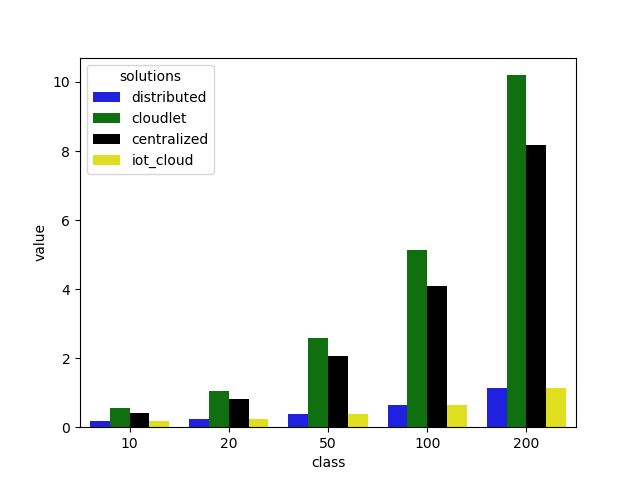

Generate this figure with Python:
import pulp, sys
import matplotlib.pyplot as plt
import seaborn as sns
import pandas as pd

node_c = {'HO': 53.5*1000000, 'IO': 26*1000000, 'EO': 13*1000000, 'MC': 6.5*1000000, 'Device': 2000, 'WSN': 1}
node_e = {'HO': 500, 'IO': 200, 'EO': 133, 'MC':100, 'WSN': 480}
link_c = {'opt': 4480*1000*1000, '4g_up': 12*1000, '4g_down': 72*1000, 'wifi': 150*1000, 'zigbee': 250.0}    #kbps
link_e = {'opt': 12.6, '4g_up': 19*1000, '4g_down': 76.2*1000, 'wifi': 300, 'zigbee': 100}  #nJ/bit

def energy_consumption(final_obj_bitrate, solution):
    #number of simultanious user
    user = 4 

    nodes = ['HO', 'IO1', 'IO2', 'EO1', 'EO2', 'EO3', 'MC1', 'MC2', 'MC3', 'MC4', 'Device', 'WSN1', 'WSN2', 'WSN3']
    Cpr = [node_c['HO'], node_c['IO'], node_c['IO'], node_c['EO'], node_c['EO'], node_c['EO'], node_c['MC'], node_c['MC'], node_c['MC'], node_c['MC'], node_c['Device'], node_c['WSN'], node_c['WSN'], node_c['WSN']] #MIPS
    Epr = [node_e['HO'], node_e['IO'], node_e['IO'], node_e['EO'], node_e['EO'], node_e['EO'], node_e['MC'], node_e['MC'], node_e['MC'], node_e['MC'], 1000, node_e['WSN'], node_e['WSN'], node_e['WSN']] #MIPS/W

    links = ['opt', '4g_up', '4g_down', 'wifi', 'zigbee']

    #transmission capacity between nodes
    Ctr = [[0, link_c['opt'], link_c['opt'], 0, 0, 0, 0, 0, 0, 0, 0, 0, 0, 0],                                      #HO
        [link_c['opt'], 0, link_c['opt'], link_c['opt'], link_c['opt'], 0, 0, 0, 0, 0, 0, 0, 0, 0],                 #IO1
        [link_c['opt'], link_c['opt'], 0, 0, 0, link_c['opt'], 0, 0, 0, 0, 0, 0, 0, 0],                             #IO2
        [0, link_c['opt'], 0, 0, link_c['opt'], 0, link_c['opt'], link_c['opt'], 0, 0, 0, 0, 0, 0],                 #EO1
        [0, link_c['opt'], 0, link_c['opt'], 0, link_c['opt'], 0, 0, link_c['opt'], 0, 0, 0, 0, 0, 0],              #EO2
        [0, 0, link_c['opt'], 0, link_c['opt'], 0, 0, 0, 0, link_c['opt'], 0, 0, 0, 0, 0],                          #EO3
        [0, 0, 0, link_c['opt'], 0, 0, 0, 0, 0, 0, link_c['wifi'], 0, 0, 0],                                        #MC1
        [0, 0, 0, link_c['opt'], 0, 0, 0, 0, 0, 0, 0, link_c['zigbee'], link_c['zigbee'], link_c['zigbee']],        #MC2
        [0, 0, 0, 0, link_c['opt'], 0, 0, 0, 0, 0, 0, link_c['zigbee'], link_c['zigbee'], link_c['zigbee']],        #MC3
        [0, 0, 0, 0, 0, link_c['opt'], 0, 0, 0, 0, 0, link_c['zigbee'], link_c['zigbee'], link_c['zigbee']],        #MC4
        [0, 0, 0, 0, 0, 0, link_c['wifi'], 0, 0, 0, 0, 0, 0, 0],                                                    #Device
        [0, 0, 0, 0, 0, 0, 0, link_c['zigbee'], link_c['zigbee'], link_c['zigbee'], 0, 0, 0, 0],                    #WSN1
        [0, 0, 0, 0, 0, 0, 0, link_c['zigbee'], link_c['zigbee'], link_c['zigbee'], 0, 0, 0, 0],                    #WSN2
        [0, 0, 0, 0, 0, 0, 0, link_c['zigbee'], link_c['zigbee'], link_c['zigbee'], 0, 0, 0, 0]]                    #WSN3


    Etr = [[1, link_e['opt'], link_e['opt'], 1, 1, 1, 1, 1, 1, 1, 1, 1, 1, 1],                                      #HO
        [link_e['opt'], 1, link_e['opt'], link_e['opt'], link_e['opt'], 1, 1, 1, 1, 1, 1, 1, 1, 1],                 #IO1
        [link_e['opt'], link_e['opt'], 1, 1, 1, link_e['opt'], 1, 1, 1, 1, 1, 1, 1, 1],                             #IO2
        [1, link_e['opt'], 1, 1, link_e['opt'], 1, link_e['opt'], link_e['opt'], 1, 1, 1, 1, 1, 1],                 #EO1
        [1, link_e['opt'], 1, link_e['opt'], 1, link_e['opt'], 1, 1, link_e['opt'], 1, 1, 1, 1, 1, 1],              #EO2
        [1, 1, link_e['opt'], 1, link_e['opt'], 1, 1, 1, 1, link_e['opt'], 1, 1, 1, 1, 1],                          #EO3
        [1, 1, 1, link_e['opt'], 1, 1, 1, 1, 1, 1, (link_e['wifi']+link_e['4g_down'])/2.0, 1, 1, 1],                #MC1
        [1, 1, 1, link_e['opt'], 1, 1, 1, 1, 1, 1, 1, link_e['zigbee'], link_e['zigbee'], link_e['zigbee']],        #MC2
        [1, 1, 1, 1, link_e['opt'], 1, 1, 1, 1, 1, 1, link_e['zigbee'], link_e['zigbee'], link_e['zigbee']],        #MC3
        [1, 1, 1, 1, 1, link_e['opt'], 1, 1, 1, 1, 1, link_e['zigbee'], link_e['zigbee'], link_e['zigbee']],        #MC4
        [1, 1, 1, 1, 1, 1, (link_e['wifi']+link_e['4g_up'])/2.0, 1, 1, 1, 1, 1, 1, 1],                              #Device
        [1, 1, 1, 1, 1, 1, 1, link_e['zigbee'], link_e['zigbee'], link_e['zigbee'], 1, 1, 1, 1],                    #WSN1
        [1, 1, 1, 1, 1, 1, 1, link_e['zigbee'], link_e['zigbee'], link_e['zigbee'], 1, 1, 1, 1],                    #WSN2
        [1, 1, 1, 1, 1, 1, 1, link_e['zigbee'], link_e['zigbee'], link_e['zigbee'], 1, 1, 1, 1]]                    #WSN3



    wsn_br = 0.127      #kbps

    objs = [final_obj_bitrate, wsn_br*8, wsn_br*8, wsn_br*8, wsn_br*8, wsn_br*8, wsn_br*8]
    complexity_in = [5.0, 5.0, 5.0, 5.0, 0.5, 0.5, 0.5]
    complexity_out = [5.0, 0.5, 0.5, 0.5, 0, 0, 0]
    demand = [[0, 0, 0, 0, 0, 0, 0],     #HO
        [0, 0, 0, 0, 0, 0, 0],           #IO1
        [0, 0, 0, 0, 0, 0, 0],           #IO2
        [0, 0, 0, 0, 0, 0, 0],           #EO1
        [0, 0, 0, 0, 0, 0, 0],           #EO2
        [0, 0, 0, 0, 0, 0, 0],           #EO3
        [0, 0, 0, 0, 0, 0, 0],           #MC1
        [0, 0, 0, 0, 0, 0, 0],           #MC2
        [0, 0, 0, 0, 0, 0, 0],           #MC3
        [0, 0, 0, 0, 0, 0, 0],           #MC4
        [1, 0, 0, 0, 0, 0, 0],           #Device
        [0, 0, 0, 0, 0, 0, 0],           #WSN1
        [0, 0, 0, 0, 0, 0, 0],           #WSN2
        [0, 0, 0, 0, 0, 0, 0]]           #WSN3

    sn = [[0, 0, 0, 0, 0, 0, 0],         #HO
        [0, 0, 0, 0, 0, 0, 0],           #IO1
        [0, 0, 0, 0, 0, 0, 0],           #IO2
        [0, 0, 0, 0, 0, 0, 0],           #EO1
        [0, 0, 0, 0, 0, 0, 0],           #EO2
        [0, 0, 0, 0, 0, 0, 0],           #EO3
        [0, 0, 0, 0, 0, 0, 0],           #MC1
        [0, 0, 0, 0, 0, 0, 0],           #MC2
        [0, 0, 0, 0, 0, 0, 0],           #MC3
        [0, 0, 0, 0, 0, 0, 0],           #MC4
        [0, 0, 0, 0, 0, 0, 0],           #Device
        [0, 0, 0, 0, 1, 0, 0],           #WSN1
        [0, 0, 0, 0, 0, 1, 0],           #WSN2
        [0, 0, 0, 0, 0, 0, 1]]           #WSN3

    obj_dependency = [[0, 1, 1, 1, 0, 0, 0],
        [0, 0, 0, 0, 1, 0, 0],
        [0, 0, 0, 0, 0, 1, 0],
        [0, 0, 0, 0, 0, 0, 1],
        [0, 0, 0, 0, 0, 0, 0],
        [0, 0, 0, 0, 0, 0, 0],
        [0, 0, 0, 0, 0, 0, 0]]

#2000 instruction/bit are required to generate augmented video

    prob = pulp.LpProblem('IoT-cloud problem', pulp.LpMinimize)

    pr_in = [[0 for j in xrange(len(objs))] for i in xrange(len(nodes))]
    pr_out = [[0 for j in xrange(len(objs))] for i in xrange(len(nodes))]
    tr = [[[0 for k in xrange(len(objs))] for j in xrange(len(nodes))] for i in xrange(len(nodes))]

#Objective
    objective = []
    for i in xrange(len(nodes)):
        for j in xrange(len(objs)):
            #pr[i][j] = 1 if information object j is processed at node i, = 0 otherwise
            pr_in[i][j] = pulp.LpVariable('input obj ' + str(j) + ' at '+ nodes[i], 0, 1, pulp.LpInteger)
            pr_out[i][j] = pulp.LpVariable('output obj ' + str(j) + ' at '+ nodes[i], 0, 1, pulp.LpInteger)
            #add to objective function
            if i == 10 or solution != 'iot_cloud': 
                objective.append(pr_in[i][j]*objs[j]*complexity_in[j]*user/Epr[i])
                #objective.append(pr_out[i][j]*objs[j]*complexity_out[j]*user/Epr[i])
            else :
                objective.append(pr_in[i][j]*objs[j]*complexity_in[j]/Epr[i])
                #objective.append(pr_out[i][j]*objs[j]*complexity_out[j]/Epr[i])
            for k in xrange(len(nodes)):
                #tr[i][k][j] = 1 if information object j is transmitted from node i to node k, =0 otherwise
                tr[i][k][j] = pulp.LpVariable(nodes[i] +'-'+ nodes[k]+ ' obj ' + str(j), 0, 1, pulp.LpInteger)
                #add to objective function
                if j == 0 or i == 6 or solution != 'iot_cloud':
                    objective.append(tr[i][k][j]*objs[j]*Etr[i][k]*user/1000000.0)
                else :
                    objective.append(tr[i][k][j]*objs[j]*Etr[i][k]/1000000.0)
    prob += pulp.lpSum(objective)

# constraints
    for u in xrange(len(nodes)):
        for o in xrange(len(objs)):
            #flow conservation constraint
            prob += demand[u][o] + pr_in[u][o] + pulp.lpSum([tr[u][i][o] if u != i else 0 for i in xrange(len(nodes))]) == sn[u][o] + pr_out[u][o] + pulp.lpSum([tr[i][u][o] if u != i else 0 for i in xrange(len(nodes))])
            for i in xrange(len(objs)): 
                if obj_dependency[o][i] == 1:
                    prob += pr_out[u][o] <= pr_in[u][i]
            #function availability constraint
            if u > 10 :
                prob += pr_in[u][o] == 0
            if solution == 'centralized':
                if nodes[u] != 'HO': prob += pr_out[u][o] == 0
            elif solution == 'distributed':
                if nodes[u] != 'Device': prob+= pr_out[u][o] == 0 
            elif solution == 'cloudlet':
                if 'MC' not in nodes[u]: prob+= pr_out[u][o] == 0
            #source constraint
            if sum(obj_dependency[o]) == 0:
                prob += pr_out[u][o] == 0
        #mixed-cast constraints
        #QoS constraints
        #capacity constraints
        prob += pulp.lpSum([pr_in[u][o]*objs[o]*complexity_in[o] for o in xrange(len(objs))]) <= Cpr[u]
        for i in xrange(len(nodes)):
            transmission = []
            if u != i:
                transmission += [tr[u][i][o]*objs[o] for o in xrange(len(objs))]
                transmission += [tr[i][u][o]*objs[o] for o in xrange(len(objs))]
                prob += pulp.lpSum(transmission) <= Ctr[u][i]

    status = prob.solve(pulp.GLPK(msg=0))
    status = prob.solve()
    #for v in prob.variables():
    #    if v.varValue > 0:
    #        print v.name + " = " + str(v.varValue)

    #for i in xrange(len(nodes)):
    #    for j in xrange(len(objs)):
    #        if pr_out[i][j].varValue == 1:
    #            print (pr_out[i][j].name)
    if status == 1:
        #print prob
        #quit()
        return pulp.value(prob.objective)/user 
    else:
        quit()

#====================================================================
def generate_barchart(array, classes, types):
    conv_arr = []
    for i in range(len(classes)):
        for j in range(len(types)):
            row = [classes[i], types[j], array[i][j]]
            conv_arr.append(row)

    df = pd.DataFrame(conv_arr, columns = ['class', 'solutions', 'value'])
    g = sns.barplot(x='class', y='value', hue='solutions', data=df, palette=['blue', 'green', 'black', 'yellow'])
    plt.savefig("CMS_1.png")
    plt.show()
#====================================================================

if __name__ == "__main__":
    final_objs_bitrate = [10, 20, 50, 100, 200]
    solutions = ['distributed', 'cloudlet', 'centralized', 'iot_cloud']
    avg_energy = [[0, 0, 0, 0] for i in xrange(len(final_objs_bitrate))]
    for i in xrange(len(final_objs_bitrate)):
        for j in xrange(len(solutions)):
            avg_energy[i][j] = energy_consumption(final_objs_bitrate[i], solutions[j])
    
    generate_barchart(avg_energy, final_objs_bitrate, solutions)
